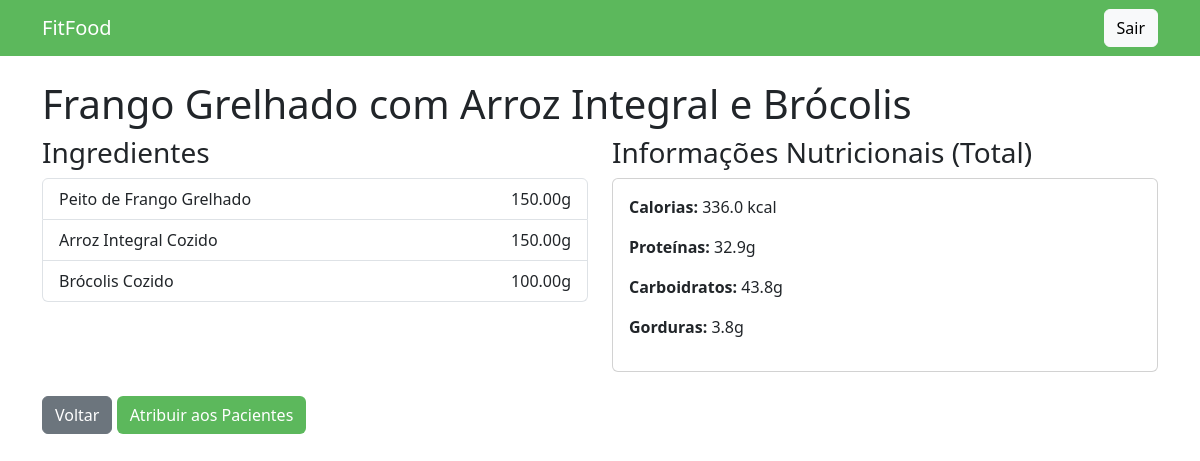
Screenshot of /ver_receita.php?id=3 with the database file from the repository.
### tables this page shows
CREATE TABLE IF NOT EXISTS `refeicoes` (
  `id` INT NOT NULL AUTO_INCREMENT,
  `nome` VARCHAR(255) NOT NULL,
  `tipo_refeicao_id` INT NOT NULL,
  `nutricionista_criador_id` INT NULL COMMENT 'Opcional: ID do nutri que criou esta receita modelo',
  `data_criacao` DATETIME NOT NULL DEFAULT CURRENT_TIMESTAMP,
  PRIMARY KEY (`id`),
  INDEX `fk_refeicoes_tipos_refeicao_idx` (`tipo_refeicao_id` ASC),
  INDEX `fk_refeicoes_nutricionistas_idx` (`nutricionista_criador_id` ASC),
  CONSTRAINT `fk_refeicoes_tipos_refeicao`
    FOREIGN KEY (`tipo_refeicao_id`)
    REFERENCES `tipos_refeicao` (`id`),
  CONSTRAINT `fk_refeicoes_nutricionistas`
    FOREIGN KEY (`nutricionista_criador_id`)
    REFERENCES `nutricionistas` (`id`)
    ON DELETE SET NULL);

CREATE TABLE IF NOT EXISTS `alimentos` (
  `id` INT NOT NULL AUTO_INCREMENT,
  `nome` VARCHAR(255) NOT NULL UNIQUE,
  `calorias` DECIMAL(10,2) NOT NULL DEFAULT 0.00,
  `proteinas` DECIMAL(10,2) NOT NULL DEFAULT 0.00,
  `carboidratos` DECIMAL(10,2) NOT NULL DEFAULT 0.00,
  `gorduras` DECIMAL(10,2) NOT NULL DEFAULT 0.00,
  `fibras` DECIMAL(10,2) NULL DEFAULT 0.00,
  `sodio` DECIMAL(10,2) NULL DEFAULT 0.00,
  PRIMARY KEY (`id`));

### Database/Database.php (called while the page is built, shortened)
<?php
class Database {
    private $table;
    private $connection;
    public function __construct($table = null){
        $this->table = $table;
    }
    private function setConnection(){
        try {
            $dsn = 'mysql:host=' . self::HOST . ';port=' . self::PORT . ';dbname=' . self::NAME . ';charset=utf8';
            $this->connection = new PDO($dsn, self::USER, self::PASS);
            $this->connection->setAttribute(PDO::ATTR_ERRMODE, PDO::ERRMODE_EXCEPTION);
        } catch (PDOException $e) {
            die('ERRO DE CONEXÃO: ' . $e->getMessage());
        }
    }
    private function execute($query, $params = []){
        try {
            $statement = $this->connection->prepare($query);
            $statement->execute($params);
            return $statement;
        } catch (PDOException $e) {
            die('ERRO DE EXECUÇÃO: ' . $e->getMessage());
        }
    }
    public function select($where = null, $params = [], $order = null, $limit = null, $fields = '*'){
        $whereClause = !empty($where) ? 'WHERE ' . $where : '';
        $orderClause = !empty($order) ? 'ORDER BY ' . $order : '';
        $limitClause = !empty($limit) ? 'LIMIT ' . $limit : '';
        $query = 'SELECT '.$fields.' FROM `'.$this->table.'` '.$whereClause.' '.$orderClause.' '.$limitClause;
        return $this->execute($query, $params);
    }
}

### ver_receita.php (the view, shortened to what this page needs)
<?php
require_once 'Database/Database.php';
$receitaId = $_GET['id'] ?? 0;
$refeicoes = new Database('refeicoes');
$receita = $refeicoes->select('id = ?', [$receitaId])->fetch(PDO::FETCH_OBJ);
$refeicaoAlimentos = new Database('refeicao_alimentos');
$ingredientes = $refeicaoAlimentos->select('refeicao_id = ?', [$receitaId])->fetchAll(PDO::FETCH_OBJ);
$totalCalorias = 0;
$totalProteinas = 0;
$totalCarboidratos = 0;
$totalGorduras = 0;
$alimentos = new Database('alimentos');
$detalhesIngredientes = [];
foreach($ingredientes as $ing) {
    $alimento = $alimentos->select('id = ?', [$ing->alimento_id])->fetch(PDO::FETCH_OBJ);
    if ($alimento) {
        $fator = $ing->quantidade_gramas / 100;
        $detalhesIngredientes[] = [
            'nome' => $alimento->nome,
            'quantidade' => $ing->quantidade_gramas,
            'calorias' => $alimento->calorias * $fator,
            'proteinas' => $alimento->proteinas * $fator,
            'carboidratos' => $alimento->carboidratos * $fator,
            'gorduras' => $alimento->gorduras * $fator
        ];
        $totalCalorias += $alimento->calorias * $fator;
        $totalProteinas += $alimento->proteinas * $fator;
        $totalCarboidratos += $alimento->carboidratos * $fator;
        $totalGorduras += $alimento->gorduras * $fator;
    }
}
?>
<!DOCTYPE html>
<html>
<head>
    <link rel="stylesheet" href="public/bootstrap-5.3.5-dist/css/bootstrap.min.css">
</head>
<body>
    <nav class="navbar navbar-dark" style="background-color: #5cb85c;">
        <div class="container">
            <a href="receitas.php" class="navbar-brand">FitFood</a>
            <a href="logout.php" class="btn btn-light">Sair</a>
        </div>
    </nav>
    <div class="container mt-4">
        <h1><?= htmlspecialchars($receita->nome) ?></h1>
        <div class="row">
            <div class="col-md-6">
                <h3>Ingredientes</h3>
                <ul class="list-group">
                    <?php foreach($detalhesIngredientes as $ing): ?>
                        <li class="list-group-item d-flex justify-content-between">
                            <span><?= htmlspecialchars($ing['nome']) ?></span>
                            <span><?= $ing['quantidade'] ?>g</span>
                        </li>
                    <?php endforeach; ?>
                </ul>
            </div>
            <div class="col-md-6">
                <h3>Informações Nutricionais (Total)</h3>
                <div class="card">
                    <div class="card-body">
                        <p><strong>Calorias:</strong> <?= number_format($totalCalorias, 1) ?> kcal</p>
                        <p><strong>Proteínas:</strong> <?= number_format($totalProteinas, 1) ?>g</p>
                        <p><strong>Carboidratos:</strong> <?= number_format($totalCarboidratos, 1) ?>g</p>
                        <p><strong>Gorduras:</strong> <?= number_format($totalGorduras, 1) ?>g</p>
                    </div>
                </div>
            </div>
        </div>
        <div class="mt-4">
            <a href="receitas.php" class="btn btn-secondary">Voltar</a>
            <a href="atribuir_receita.php?receita=<?= $receita->id ?>" class="btn" style="background-color: #5cb85c; color: white;">Atribuir aos Pacientes</a>
        </div>
    </div>
</body>
</html>

### rows the page displays
refeicoes: nome "Frango Grelhado com Arroz Integral e Brócolis"
alimentos: nome "Brócolis Cozido", quantidade "100.00"

### other values shown
$ing['nome'] "Peito de Frango Grelhado"
$ing['quantidade'] "150.00"
$ing['nome'] "Arroz Integral Cozido"
$totalCalorias "336.0"
$totalProteinas "32.9"
$totalCarboidratos "43.8"
$totalGorduras "3.8"
